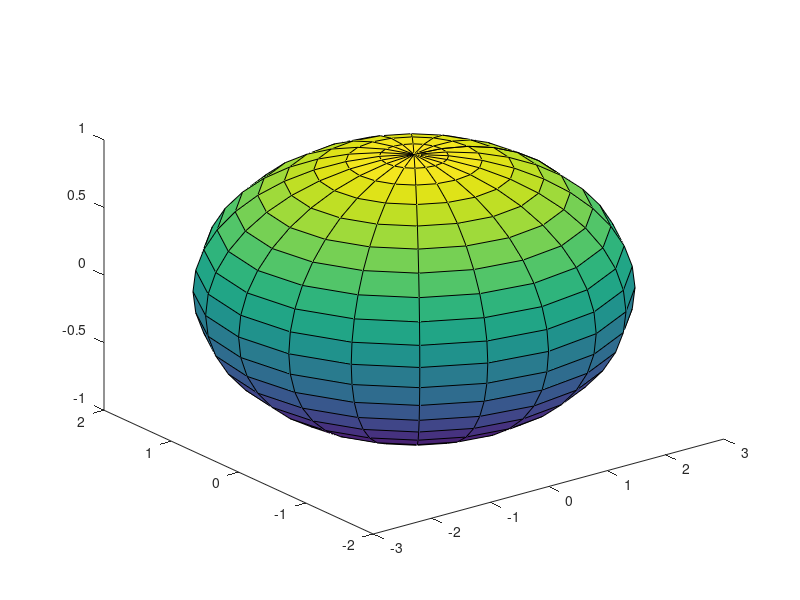

MATLAB code to generate this figure: (Note: this script raises an error after producing the figure.)
centerPoint = [0,0,0];
radii = [3,2,1];
[X,Y,Z] = ellipsoid( centerPoint(1), centerPoint(2), centerPoint(3), radii(1), radii(2), radii(3) );
view(3);
hold on;

% 2.2
ellipsoidAtOrigin_h = surf(X,Y,Z);
% Make the ellipsoid translucent (so we can see the inside and outside points)
alpha(0.1);


% 2.8
try delete(cubeAtOigin_h); end;
try delete(ellipsoidAtOrigin_h); end;
try delete(oneSideOfCube_h); end;
% adjust for to ur3 and new brushbot
L1 = Link('d',0,'a',1,'alpha',0,'qlim',[-pi pi])
L2 = Link('d',0,'a',1,'alpha',0,'qlim',[-pi pi])
L3 = Link('d',0,'a',1,'alpha',0,'qlim',[-pi pi])        
robot = SerialLink([L1 L2 L3],'name','myRobot');  

% New values for the ellipsoid (guessed these, need proper model to work out correctly)
centerPoint = [0,0,0];
radii = [1,0.5,0.5];
[X,Y,Z] = ellipsoid( centerPoint(1), centerPoint(2), centerPoint(3), radii(1), radii(2), radii(3) );
for i = 1:4
    robot.points{i} = [X(:),Y(:),Z(:)];
    warning off
    robot.faces{i} = delaunay(robot.points{i});    
    warning on;
end

robot.plot3d([0,0,0]);
axis equal
camlight
% robot.teach
% keyboard

% 2.9
q = [0,0,0];

% UPDATE: fkine function now returns an SE3 object.
% To obtain the Transform Matrix, access the
% variable in the object 'T' with '.T'.
tr = robot.fkine(q).T;
cubePointsAndOnes = [inv(tr) * [cubePoints,ones(size(cubePoints,1),1)]']';
updatedCubePoints = cubePointsAndOnes(:,1:3);
algebraicDist = GetAlgebraicDist(updatedCubePoints, centerPoint, radii);
pointsInside = find(algebraicDist < 1);
disp(['2.9: There are now ', num2str(size(pointsInside,1)),' points inside']);

% 2.10
q = [0,0,0];
tr = zeros(4,4,robot.n+1);
tr(:,:,1) = robot.base;
L = robot.links;
for i = 1 : robot.n
    tr(:,:,i+1) = tr(:,:,i) * trotz(q(i)) * transl(0,0,L(i).d) * transl(L(i).a,0,0) * trotx(L(i).alpha);
end

% Go through each ellipsoid
for i = 1: size(tr,3)
    cubePointsAndOnes = [inv(tr(:,:,i)) * [cubePoints,ones(size(cubePoints,1),1)]']';
    updatedCubePoints = cubePointsAndOnes(:,1:3);
    algebraicDist = GetAlgebraicDist(updatedCubePoints, centerPoint, radii);
    pointsInside = find(algebraicDist < 1);
    disp(['2.10: There are ', num2str(size(pointsInside,1)),' points inside the ',num2str(i),'th ellipsoid']);
end
%%

function dist=dist2pts(pt1,pt2)

%% Calculate distance (dist) between consecutive points
% If 2D
if size(pt1,2) == 2
    dist=sqrt((pt1(:,1)-pt2(:,1)).^2+...
              (pt1(:,2)-pt2(:,2)).^2);
% If 3D          
elseif size(pt1,2) == 3
    dist=sqrt((pt1(:,1)-pt2(:,1)).^2+...
              (pt1(:,2)-pt2(:,2)).^2+...
              (pt1(:,3)-pt2(:,3)).^2);
% If 6D like two poses
elseif size(pt1,2) == 6
    dist=sqrt((pt1(:,1)-pt2(:,1)).^2+...
              (pt1(:,2)-pt2(:,2)).^2+...
              (pt1(:,3)-pt2(:,3)).^2+...
              (pt1(:,4)-pt2(:,4)).^2+...
              (pt1(:,5)-pt2(:,5)).^2+...
              (pt1(:,6)-pt2(:,6)).^2);
end
end

%% GetAlgebraicDist
% determine the algebraic distance given a set of points and the center
% point and radii of an elipsoid
% *Inputs:* 
%
% _points_ (many*(2||3||6) double) x,y,z cartesian point
%
% _centerPoint_ (1 * 3 double) xc,yc,zc of an ellipsoid
%
% _radii_ (1 * 3 double) a,b,c of an ellipsoid
%
% *Returns:* 
%
% _algebraicDist_ (many*1 double) algebraic distance for the ellipsoid

function algebraicDist = GetAlgebraicDist(points, centerPoint, radii)

algebraicDist = ((points(:,1)-centerPoint(1))/radii(1)).^2 ...
              + ((points(:,2)-centerPoint(2))/radii(2)).^2 ...
              + ((points(:,3)-centerPoint(3))/radii(3)).^2;
end
